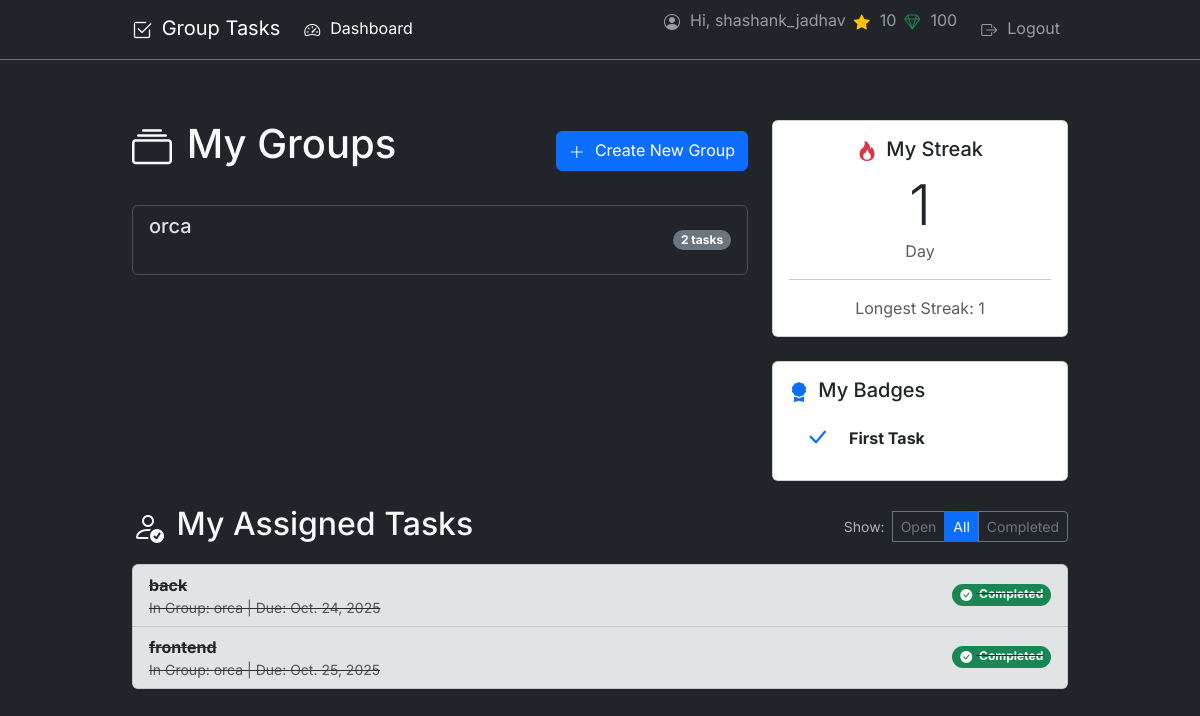
Screenshot of /?status=all (signed in) with the database file from the repository.
### tasks/models.py (models this page shows, shortened)
class Profile(models.Model):
    user = models.OneToOneField(User, on_delete=models.CASCADE)
    coins = models.IntegerField(default=100)
    points = models.IntegerField(default=0)
    current_streak = models.IntegerField(default=0)
    longest_streak = models.IntegerField(default=0)
    last_completion_date = models.DateField(null=True, blank=True)
    badges = models.ManyToManyField(Badge, blank=True)

class Group(models.Model):
    name = models.CharField(max_length=100)
    description = models.TextField(blank=True, null=True)
    owner = models.ForeignKey(
        User,
        related_name='owned_groups',
        on_delete=models.CASCADE
    )
    members = models.ManyToManyField(
        User,
        related_name='task_groups'
    )
    created_at = models.DateTimeField(auto_now_add=True)

class Badge(models.Model):
    name = models.CharField(max_length=100, unique=True)
    description = models.TextField()
    icon_class = models.CharField(max_length=50, help_text="e.g., 'bi-star-fill'") # Bootstrap icon class

class Task(models.Model):
    STATUS_OPEN = 'open'
    STATUS_PENDING_REVIEW = 'pending'
    STATUS_NEEDS_REVISION = 'revision'
    STATUS_COMPLETE = 'complete'
    STATUS_CHOICES = [
        (STATUS_OPEN, 'Open'),
        (STATUS_PENDING_REVIEW, 'Pending Review'),
        (STATUS_NEEDS_REVISION, 'Needs Revision'),
        (STATUS_COMPLETE, 'Completed'),
    ]
    group = models.ForeignKey(
        Group,
        related_name='tasks',
        on_delete=models.CASCADE
    )
    title = models.CharField(max_length=200)
    description = models.TextField(blank=True, null=True)
    assigned_to = models.ForeignKey(
        User,
        related_name='assigned_tasks',
        on_delete=models.SET_NULL,
        null=True,
        blank=True
    )
    creator = models.ForeignKey(
        User,
        related_name='created_tasks',
        on_delete=models.CASCADE
    )
    due_date = models.DateField(null=True, blank=True)
    status = models.CharField(
        max_length=10,
        choices=STATUS_CHOICES,
        default=STATUS_OPEN
    )
    requires_proof = models.BooleanField(default=False)
    created_at = models.DateTimeField(auto_now_add=True)
    updated_at = models.DateTimeField(auto_now=True)
    @property
    def is_overdue(self):
        if self.due_date and self.status != self.STATUS_COMPLETE:
            return self.due_date < timezone.now().date()
        return False
    @property
    def is_complete(self):
        return self.status == self.STATUS_COMPLETE

### tasks/views.py (the view)
# urls.py: path('', views.dashboard, name='dashboard'),
@login_required
def dashboard(request):
    user = request.user
    if not hasattr(user, 'profile'):
        Profile.objects.create(user=user)
    user_groups = Group.objects.filter(members=user).order_by('name')
    status_filter = request.GET.get('status', 'open')
    assigned_tasks_queryset = Task.objects.filter(
        assigned_to=user,
        group__in=user_groups
    )
    if status_filter == 'open':
        assigned_tasks_queryset = assigned_tasks_queryset.exclude(status=Task.STATUS_COMPLETE)
    elif status_filter == 'completed':
        assigned_tasks_queryset = assigned_tasks_queryset.filter(status=Task.STATUS_COMPLETE)
    if status_filter == 'completed':
         assigned_tasks_queryset = assigned_tasks_queryset.order_by('-updated_at')
    else:
        assigned_tasks_queryset = assigned_tasks_queryset.order_by(models.F('due_date').asc(nulls_last=True), 'created_at')
    user_badges = user.profile.badges.all()
    context = {
        'groups': user_groups,
        'assigned_tasks': assigned_tasks_queryset,
        'current_status_filter': status_filter,
        'user_badges': user_badges,
    }
    return render(request, 'tasks/dashboard.html', context)

### tasks/templates/tasks/dashboard.html (shortened to what this page needs)
{% extends "layout.html" %}
{% block content %}
<div class="row">
    <div class="col-md-8">
        <div class="d-flex justify-content-between align-items-center mb-4">
            <h1 class="text-light"><i class="bi bi-collection"></i> My Groups</h1>
            <a href="{% url 'tasks:group_create' %}" class="btn btn-primary"><i class="bi bi-plus-lg"></i> Create New Group</a>
        </div>
        {% if groups %}
            <div class="list-group mb-5">
                {% for group in groups %}
                    <a href="{% url 'tasks:group_detail' group.pk %}" class="list-group-item list-group-item-action d-flex justify-content-between align-items-center" data-bs-theme="light">
                        <div>
                            <h5 class="mb-1">{{ group.name }}</h5>
                            <small class="text-muted">Owner: {{ group.owner.username }}{% if group.owner == user %} (You){% endif %}</small>
                        </div>
                        <span class="badge bg-secondary rounded-pill">{{ group.tasks.count }} tasks</span>
                    </a>
                {% endfor %}
            </div>
        {% else %}
            <div class="alert alert-info" role="alert" data-bs-theme="light">
                You are not a member of any groups yet. Why not <a href="{% url 'tasks:group_create' %}" class="alert-link">create one</a>?
            </div>
        {% endif %}
    </div>
    <div class="col-md-4">
        <div class="card mb-4" data-bs-theme="light">
            <div class="card-body text-center">
                <h5 class="card-title text-dark"><i class="bi bi-fire text-danger"></i> My Streak</h5>
                <p class="card-text display-4 text-dark mb-0">
                    {{ user.profile.current_streak }}
                </p>
                <p class="card-text text-muted">
                    {% if user.profile.current_streak == 1 %}Day{% else %}Days{% endif %}
                </p>
                <hr>
                <p class="card-text text-muted mb-0">
                    Longest Streak: {{ user.profile.longest_streak }}
                </p>
            </div>
        </div>
        <div class="card mb-4" data-bs-theme="light">
            <div class="card-body">
                <h5 class="card-title text-dark"><i class="bi bi-award-fill text-primary"></i> My Badges</h5>
                {% if user_badges %}
                    <ul class="list-group list-group-flush">
                        {% for badge in user_badges %}
                            <li class="list-group-item d-flex align-items-center" title="{{ badge.description }}">
                                <i class="bi {{ badge.icon_class }} fs-4 text-primary"></i>
                                <span class="ms-3 text-dark fw-bold">{{ badge.name }}</span>
                            </li>
                        {% endfor %}
                    </ul>
                {% else %}
                    <p class="card-text text-muted">No badges earned yet. Keep working!</p>
                {% endif %}
            </div>
        </div>
    </div>
</div>
<div class="d-flex justify-content-between align-items-center mb-3 flex-wrap">
    <h2 class="text-light mb-0 me-3"><i class="bi bi-person-check"></i> My Assigned Tasks</h2>
    <div class="btn-group btn-group-sm mt-2 mt-md-0" role="group" aria-label="Task Filters">
        <span class="text-muted me-2 align-self-center"><small>Show:</small></span>
        <a href="?status=open"
            class="btn {% if current_status_filter == 'open' %}btn-primary{% else %}btn-outline-secondary{% endif %}">Open</a>
        <a href="?status=all"
            class="btn {% if current_status_filter == 'all' %}btn-primary{% else %}btn-outline-secondary{% endif %}">All</a>
        <a href="?status=completed"
            class="btn {% if current_status_filter == 'completed' %}btn-primary{% else %}btn-outline-secondary{% endif %}">Completed</a>
    </div>
</div>
{% if assigned_tasks %}
    <ul class="list-group">
        {% for task in assigned_tasks %}
            <li class="list-group-item d-flex justify-content-between align-items-center
                    {% if task.is_complete %}list-group-item-secondary text-decoration-line-through{% endif %}
                    {% if task.is_overdue %}border border-danger border-2{% endif %}"
                data-bs-theme="light">
                <div>
                    <a href="{% url 'tasks:group_detail' task.group.pk %}" class="text-decoration-none text-dark fw-bold">{{ task.title }}</a>
                    <small class="d-block text-muted">
                        In Group: {{ task.group.name }}
                        {% if task.due_date %}| Due: {{ task.due_date }}{% endif %}
                    </small>
                </div>
                {% if task.is_complete %}
                    <span class="badge bg-success rounded-pill"><i class="bi bi-check-circle-fill"></i> Completed</span>
                {% elif task.is_overdue %}
                    <span class="badge bg-danger rounded-pill"><i class="bi bi-exclamation-triangle-fill"></i> Overdue</span>
                {% elif task.status == 'pending' %}
                    <span class="badge bg-warning text-dark rounded-pill"><i class="bi bi-hourglass-split"></i> Pending Review</span>
                {% elif task.status == 'revision' %}
                    <span class="badge bg-danger rounded-pill"><i class="bi bi-exclamation-triangle-fill"></i> Needs Revision</span>
                {% else %}
                    <span class="badge bg-info rounded-pill"><i class="bi bi-play-circle-fill"></i> Open</span>
                {% endif %}
            </li>
        {% endfor %}
    </ul>
{% else %}
    <div class="alert alert-info mt-3" role="alert" data-bs-theme="light">
    You have no tasks assigned to you matching the current filter.
    </div>
{% endif %}
{% endblock %}

### templates/layout.html (shortened to what this page needs)
{% load static %}
<!DOCTYPE html>
<html lang="en" data-bs-theme="dark">
<head>
    <link href="https://cdn.jsdelivr.net/npm/bootstrap@5.3.2/dist/css/bootstrap.min.css" rel="stylesheet" xintegrity="sha384-T3c6CoIi6uLrA9TneNEoa7RxnatzjcDSCmG1MXxSR1GAsXEV/Dwwykc2MPK8M2HN">
    <link rel="stylesheet" href="https://cdn.jsdelivr.net/npm/bootstrap-icons@1.11.3/font/bootstrap-icons.min.css">
</head>
<body class="bg-dark text-light">
    <nav class="navbar navbar-expand-lg navbar-dark bg-dark border-bottom border-secondary fixed-top mb-4">
        <div class="container-fluid container">
        <a class="navbar-brand" href="{% if user.is_authenticated %}{% url 'tasks:dashboard' %}{% else %}{% url 'login' %}{% endif %}"><i class="bi bi-check2-square"></i> Group Tasks</a>
        <div class="collapse navbar-collapse" id="navbarSupportedContent">
        <ul class="navbar-nav me-auto mb-2 mb-lg-0">
            {% if user.is_authenticated %}
            <li class="nav-item">
            <a class="nav-link active" aria-current="page" href="{% url 'tasks:dashboard' %}"><i class="bi bi-speedometer2"></i> Dashboard</a>
            </li>
            {% endif %}
        </ul>
        <ul class="navbar-nav ms-auto mb-2 mb-lg-0">
            {% if user.is_authenticated %}
                <li class="nav-item">
                    <span class="navbar-text me-2">
                        <i class="bi bi-person-circle"></i> Hi, {{ user.username }}
                    </span>
                </li>
                <li class="nav-item">
                    <span class="navbar-text me-2" title="Points (for leaderboard)">
                        <i class="bi bi-star-fill text-warning"></i> {{ user.profile.points }}
                    </span>
                </li>
                <li class="nav-item">
                    <span class="navbar-text me-3" title="Coins (for pledges)">
                    <i class="bi bi-gem text-success"></i> {{ user.profile.coins }}
                    </span>
                </li>
                <li class="nav-item">
                    <a class="nav-link" href="{% url 'logout' %}"><i class="bi bi-box-arrow-right"></i> Logout</a>
                </li>
            {% endif %}
        </ul>
        </div>
    </div>
    </nav>
    <main class="container mt-5 pt-3">
        {% block content %}{% endblock %}
    </main>
</body>
</html>

### templates/layout.html (style rules this page uses)
body { font-family: 'Inter', sans-serif; padding-top: 56px; }
.container { max-width: 960px; }
.bi { vertical-align: -.125em; margin-right: 0.25rem; }
.btn .bi, .nav-link .bi { margin-right: 0.35rem; }
.navbar-text .bi { margin-right: 0.35rem; }

### rows the page displays
Group: name "orca", tasks.count "2"
Badge: name "First Task"
Task: title "back", group.name "orca", due_date "Oct. 24, 2025", status "Completed"
Task: title "frontend", group.name "orca", due_date "Oct. 25, 2025", status "Completed"

### other values shown
{{ user.username }} "shashank_jadhav"
{{ user.profile.points }} "10"
{{ user.profile.coins }} "100"
{{ user.profile.current_streak }} "1"
{{ user.profile.longest_streak }} "1"
